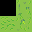

This is a level from a 2D game, rendered from its Tiled map with the project's own tilesets. A one-line summary and the complete map file follow:
An orthogonal 2x2 tile map with 16x16 px tiles, 1 tile layer (Tiles).

<map version="1.9" tiledversion="1.9.0" orientation="orthogonal" renderorder="right-down" width="2" height="2" tilewidth="16" tileheight="16" infinite="0" nextlayerid="2" nextobjectid="1">
	<tileset firstgid="1" source="Grasslands.tsx" />
	<layer id="1" name="Tiles" width="2" height="2">
		<data encoding="csv">
			2147483649,1073741826,
			536870915,3221225476
		</data>
	</layer>
</map>
